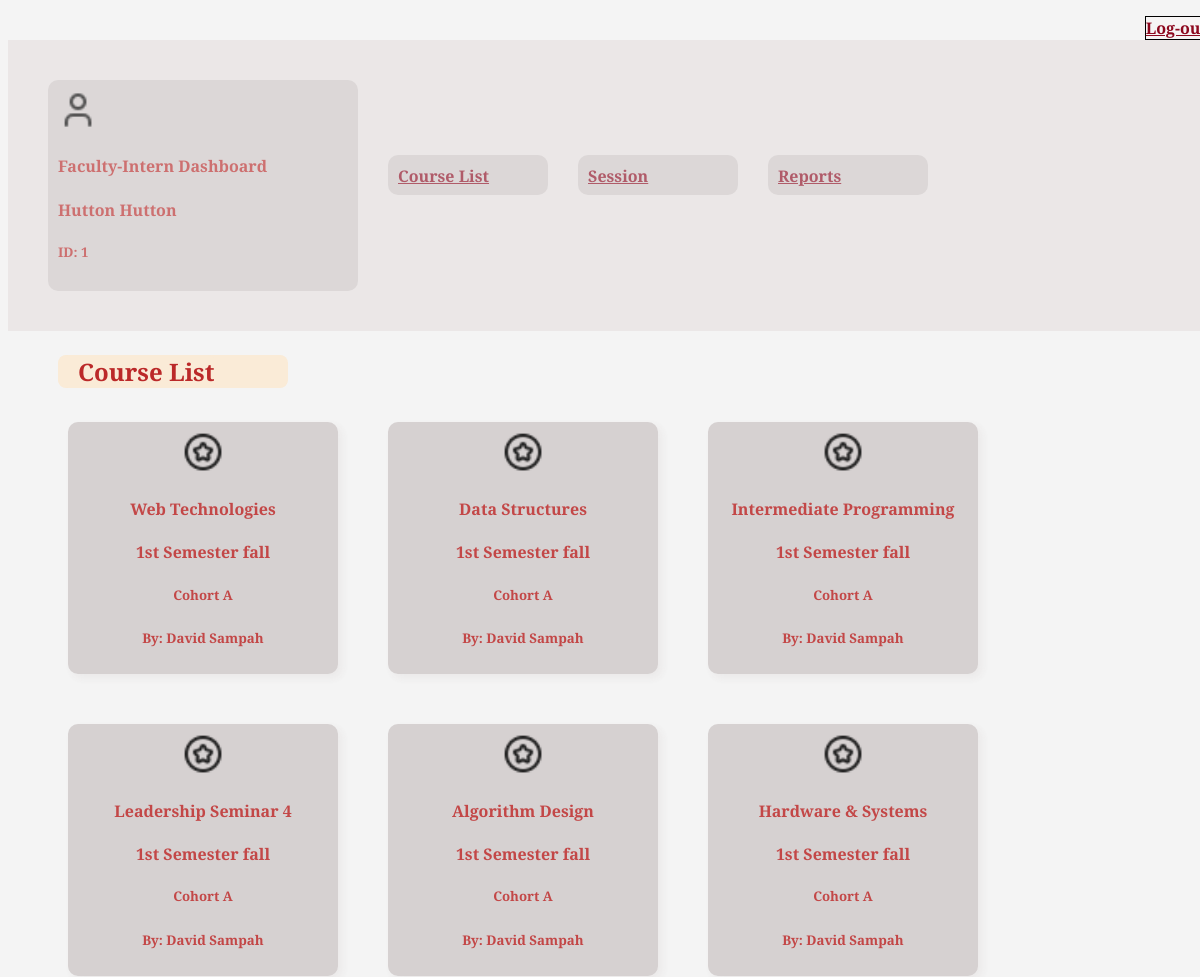
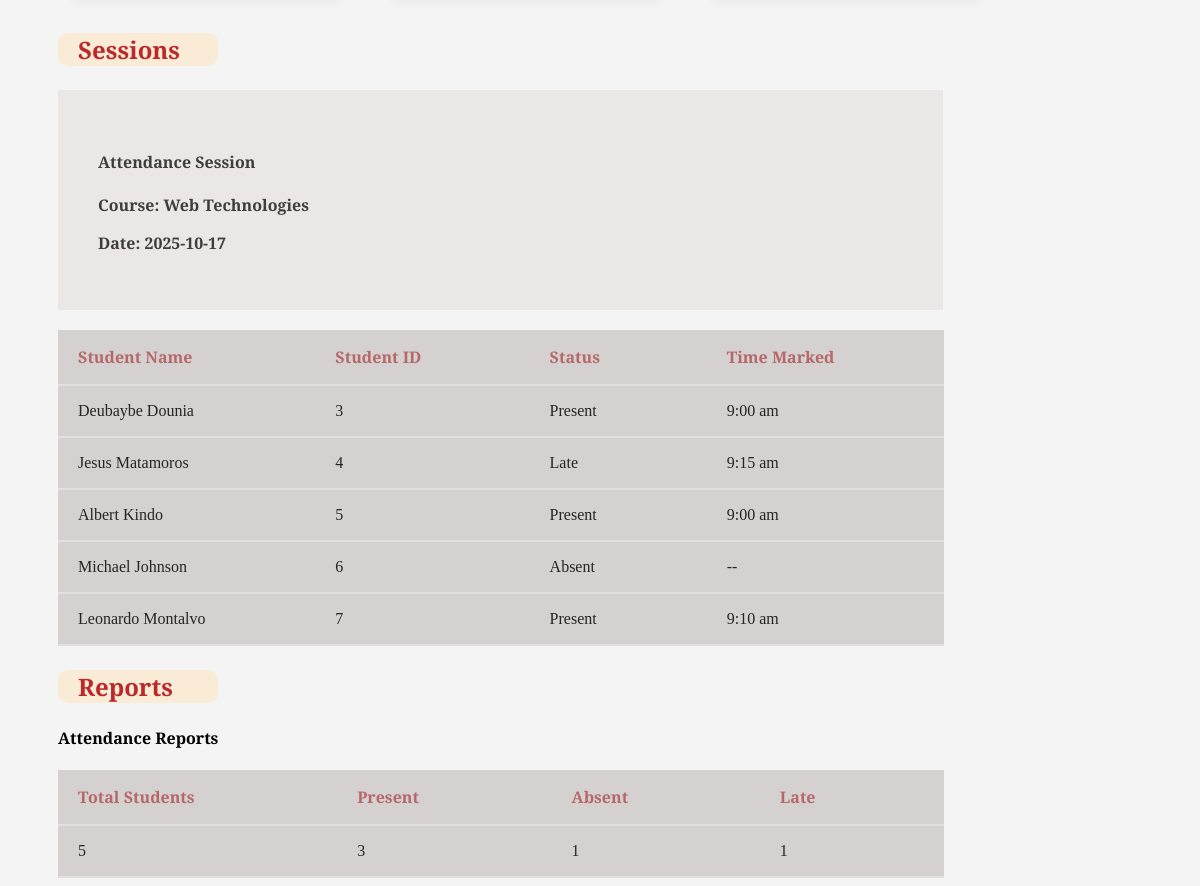
The app's page /php/faculty_intern_dashboard.php (signed in) with its own data (2 pictures, top to bottom).
### tables this page shows
CREATE TABLE IF NOT EXISTS courses (
    id INT PRIMARY KEY AUTO_INCREMENT,
    course_name VARCHAR(200) NOT NULL,
    semester VARCHAR(100) NOT NULL,
    cohort VARCHAR(50) NOT NULL,
    created_by INT,
    created_at TIMESTAMP DEFAULT CURRENT_TIMESTAMP,
    FOREIGN KEY (created_by) REFERENCES users(id)
);

CREATE TABLE IF NOT EXISTS users (
    id INT PRIMARY KEY AUTO_INCREMENT,
    first_name VARCHAR(100) NOT NULL,
    last_name VARCHAR(100) NOT NULL,
    email VARCHAR(150) UNIQUE NOT NULL,
    password_hash TEXT NOT NULL,
    role ENUM('student', 'teacher', 'fI') NOT NULL,
    created_at TIMESTAMP DEFAULT CURRENT_TIMESTAMP
);

CREATE TABLE IF NOT EXISTS sessions (
    id INT PRIMARY KEY AUTO_INCREMENT,
    course_id INT,
    session_date DATE NOT NULL,
    session_time TIME NOT NULL,
    hall VARCHAR(100),
    created_by INT,
    created_at TIMESTAMP DEFAULT CURRENT_TIMESTAMP,
    FOREIGN KEY (course_id) REFERENCES courses(id),
    FOREIGN KEY (created_by) REFERENCES users(id)
);

CREATE TABLE IF NOT EXISTS attendance (
    id INT PRIMARY KEY AUTO_INCREMENT,
    session_id INT,
    student_id INT,
    status ENUM('present', 'absent', 'late') NOT NULL,
    time_marked TIMESTAMP NULL,
    marked_by INT,
    FOREIGN KEY (session_id) REFERENCES sessions(id),
    FOREIGN KEY (student_id) REFERENCES users(id),
    FOREIGN KEY (marked_by) REFERENCES users(id),
    UNIQUE KEY unique_attendance (session_id, student_id)
);

### php/faculty_intern_dashboard.php (the view, shortened to what this page needs)
<?php
include '../config/database.php';
$courses_query = "SELECT c.*, u.first_name, u.last_name
                  FROM courses c
                  JOIN users u ON c.created_by = u.id";
$courses_result = $connection->query($courses_query);
$sessions_query = "SELECT s.*, c.course_name
                   FROM sessions s
                   JOIN courses c ON s.course_id = c.id
                   ORDER BY s.session_date DESC LIMIT 1";
$session_result = $connection->query($sessions_query);
$current_session = $session_result->fetch_assoc();
$attendance_data = [];
if ($current_session) {
    $session_id = $current_session['id'];
    $attendance_query = "SELECT a.*, u.first_name, u.last_name
                         FROM attendance a
                         JOIN users u ON a.student_id = u.id
                         WHERE a.session_id = $session_id";
    $attendance_result = $connection->query($attendance_query);
    while ($row = $attendance_result->fetch_assoc()) {
        $attendance_data[] = $row;
    }
}
$stats = ['total_students' => 0, 'present' => 0, 'absent' => 0, 'late' => 0];
if ($current_session) {
    $session_id = $current_session['id'];
    $stats_query = "SELECT
        COUNT(DISTINCT student_id) as total_students,
        SUM(CASE WHEN status = 'present' THEN 1 ELSE 0 END) as present,
        SUM(CASE WHEN status = 'absent' THEN 1 ELSE 0 END) as absent,
        SUM(CASE WHEN status = 'late' THEN 1 ELSE 0 END) as late
        FROM attendance WHERE session_id = $session_id";
    $stats_result = $connection->query($stats_query);
    $stats = $stats_result->fetch_assoc();
}
?>
<!DOCTYPE html>
<html lang="en">
<head>
    <link rel="stylesheet" href="../css/faculty_intern.css">
</head>
<body>
    <p><span style="float: right; border: 1px solid; z-index: 9999; position:relative; background-color: #f6f4f4;">
        <a href="logout.php">Log-out</a></span>
    </p>
    <div class="dashboard-container">
        <div class="user">
            <img src="../images/user.png" style="width:40px; height:40px;">
            <P><h4>Faculty-Intern Dashboard</h4></P>
            <p><h4><?php echo $_SESSION['user_name']; ?></h4></p>
            <p><h5>ID: <?php echo $_SESSION['user_id']; ?></h5></p>
        </div>
        <div class="navigation">
            <div class="nav">
                <a href="#courses">Course List</a>
            </div>
            <div class="nav">
                <a href="#session">Session</a>
            </div>
            <div class="nav">
                <a href="#report">Reports</a>
            </div>
        </div>
    </div>
    <div class="list" id="courses">
        <div class="list_session">
            <p><h3>Course List</h3></p>
        </div>
        <div class="cards">
            <?php if ($courses_result->num_rows > 0): ?>
                <?php while($course = $courses_result->fetch_assoc()): ?>
                <div class="card">
                    <img src="../images/icon1.png" style="width:40px; height:40px;">
                    <h4><?php echo $course['course_name']; ?></h4>
                    <p><h4><?php echo $course['semester']; ?></h4></p>
                    <p><h5><?php echo $course['cohort']; ?></h5></p>
                    <p><small>By: <?php echo $course['first_name'] . ' ' . $course['last_name']; ?></small></p>
                </div>
                <?php endwhile; ?>
            <?php else: ?>
                <p>No courses found.</p>
            <?php endif; ?>
        </div>
    </div>
    <div class="list" id="session">
        <p><h3>Sessions</h3></p>
        <?php if ($current_session): ?>
        <div class="session">
            <h4>Attendance Session</h4>
            <p>Course: <?php echo $current_session['course_name']; ?></p>
            <p>Date: <?php echo $current_session['session_date']; ?></p>
        </div>
        <div>
            <table>
                <tr>
                    <th style="color: rgb(172, 80, 80);">Student Name</th>
                    <th style="color: rgb(172, 80, 80);">Student ID</th>
                    <th style="color: rgb(172, 80, 80);">Status</th>
                    <th style="color: rgb(172, 80, 80);">Time Marked</th>
                </tr>
                <?php if (!empty($attendance_data)): ?>
                    <?php foreach($attendance_data as $attendance): ?>
                    <tr>
                        <td><?php echo $attendance['first_name'] . ' ' . $attendance['last_name']; ?></td>
                        <td><?php echo $attendance['student_id']; ?></td>
                        <td><?php echo ucfirst($attendance['status']); ?></td>
                        <td><?php echo $attendance['time_marked'] ? date('g:i a', strtotime($attendance['time_marked'])) : '--'; ?></td>
                    </tr>
                    <?php endforeach; ?>
                <?php else: ?>
                    <tr>
                        <td colspan="4" style="text-align: center;">No attendance data for this session</td>
                    </tr>
                <?php endif; ?>
            </table>
        </div>
        <?php else: ?>
        <p>No active sessions found.</p>
        <?php endif; ?>
    </div>
    <div class="list" id="report">
        <p><h3>Reports</h3></p>
        <div>
            <p><h4>Attendance Reports</h4></p>
            <table>
                <tr>
                    <th style="color: rgb(172, 80, 80);">Total Students</th>
                    <th style="color: rgb(172, 80, 80);">Present</th>
                    <th style="color: rgb(172, 80, 80);">Absent</th>
                    <th style="color: rgb(172, 80, 80);">Late</th>
                </tr>
                <tr>
                    <td><?php echo $stats['total_students']; ?></td>
                    <td><?php echo $stats['present']; ?></td>
                    <td><?php echo $stats['absent']; ?></td>
                    <td><?php echo $stats['late']; ?></td>
                </tr>
            </table>
        </div>
    </div>
</body>
</html>

### css/faculty_intern.css (style rules this page uses)
body { background-image: url(1.jpg); background-size: cover; font-family:alegreya ; background-color: #f4f4f4; width: 100%; }
.nav { display: inline-block ; padding-top: 10px; padding-left: 10px; padding-bottom: 8px; border-radius: 10px; align-items: center; background-color: #d1cbcb; opacity: 0.85; width : 150px; }
.dashboard-container { width: 94%; margin: 0px; margin-bottom: auto; padding: 40px; background-color: #e9e3e3; opacity: 0.75; display: flex; gap : 30px; flex-wrap: wrap; }
.user { text-align: left; padding-top: 10px; padding-left: 10px; padding-bottom: 8px; color: rgb(187, 41, 41); border-radius: 10px; align-items: center; background-color: #d1cbcb; opacity: 0.85; width : 300px; }
.list { padding-left: 50px; }
.cards { display: flex; gap: 30px; flex-wrap: wrap; }
.card { font-weight: bold; color :rgb(187, 41, 41); background-color: #d1cbcb; text-align: center; border-radius: 10px; padding: 10px; margin: 10px; width: 250px; box-shadow: 4px 4px 8px rgba(136, 115, 115, 0.1); opacity: 0.85; }
.session { width: 70%; margin: 0px; margin-bottom: auto; padding: 40px; background-color: #e9e3e3; opacity: 0.75; font-weight: bold; }
h3 { padding-left: 20px; border-radius: 10px; width: 140px; background-color: antiquewhite; padding-left: 20px; color: rgb(187, 41, 41); font-weight: bold; font-size: 150%; }
a { color: rgb(141, 8, 30); font-weight: bold; }
table { width : 77%; margin-top: 20px; background-color: #d1cbcb; border-collapse: collapse; opacity: 0.85; }
th, td { text-align: justify; padding-left: 20px; padding-bottom: 16px; padding-top: 16px; padding-right: 100px; border-bottom: 2px solid #ddd; }
.navigation { display: flex; gap: 30px; flex-wrap: wrap; padding-bottom: 20px; align-items: center; }
.list_session { border-radius: 8px; text-align: left; width: 20%; background-color: antiquewhite; }

### records on screen
courses: course_name "Web Technologies", semester "1st Semester fall", cohort "Cohort A", created_by.first_name "David", created_by.last_name "Sampah"
courses: course_name "Data Structures", semester "1st Semester fall", cohort "Cohort A", created_by.first_name "David", created_by.last_name "Sampah"
courses: course_name "Intermediate Programming", semester "1st Semester fall", cohort "Cohort A", created_by.first_name "David", created_by.last_name "Sampah"
courses: course_name "Leadership Seminar 4", semester "1st Semester fall", cohort "Cohort A", created_by.first_name "David", created_by.last_name "Sampah"
courses: course_name "Algorithm Design", semester "1st Semester fall", cohort "Cohort A", created_by.first_name "David", created_by.last_name "Sampah"
courses: course_name "Hardware & Systems", semester "1st Semester fall", cohort "Cohort A", created_by.first_name "David", created_by.last_name "Sampah"
sessions: course.course_name "Web Technologies", session_date "2025-10-17"
attendance: student.first_name "Deubaybe", student.last_name "Dounia", student "3", status "Present", time_marked "9:00 am"
attendance: student.first_name "Jesus", student.last_name "Matamoros", student "4", status "Late", time_marked "9:15 am"
attendance: student.first_name "Albert", student.last_name "Kindo", student "5", status "Present", time_marked "9:00 am"
attendance: student.first_name "Michael", student.last_name "Johnson", student "6", status "Absent"
attendance: student.first_name "Leonardo", student.last_name "Montalvo", student "7", status "Present", time_marked "9:10 am"

### other values on screen
$_SESSION['user_name'] "Hutton Hutton"
$_SESSION['user_id'] "1"
$stats['total_students'] "5"
$stats['present'] "3"
$stats['absent'] "1"
$stats['late'] "1"
